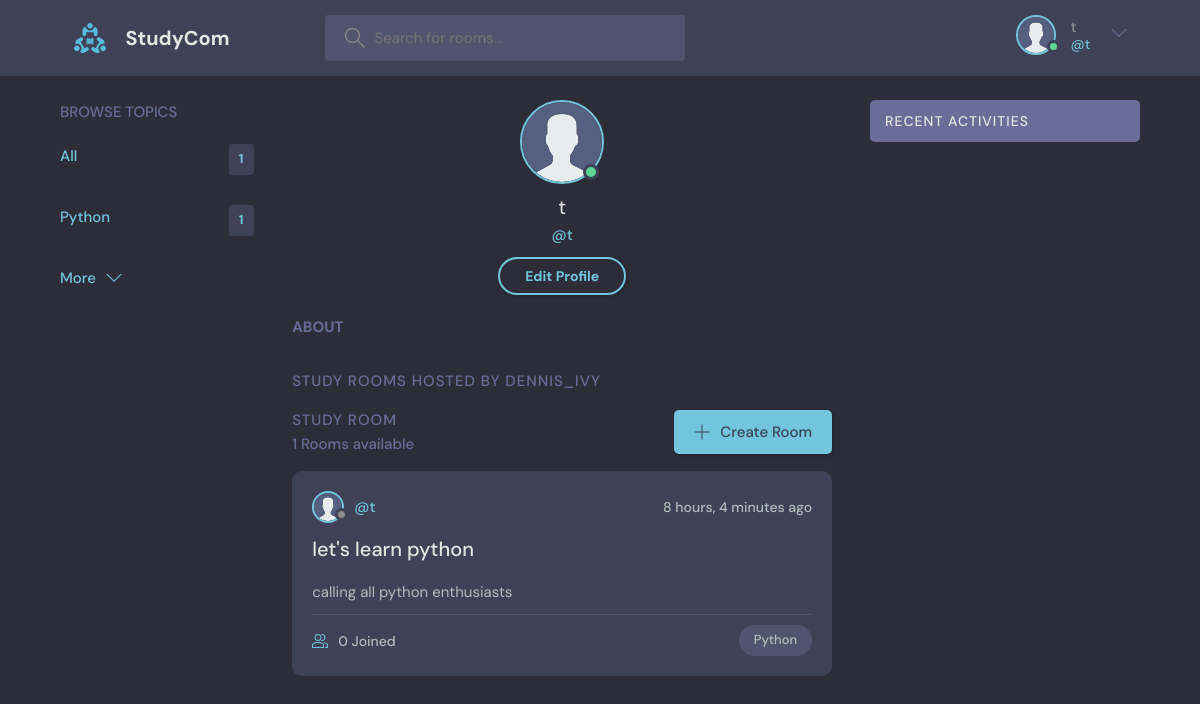
The app's page /user-profile/1 (signed in) with its own data.
### studycom/models.py (models this page shows, shortened)
class User(AbstractUser):
    name = models.CharField(max_length=200, null=True)
    email = models.EmailField(unique=True)
    bio = models.TextField(null=True)
    avatar = models.ImageField(null=True, default='avatar.svg')
    USERNAME_FIELD = 'email'
    USERNAME_FIELD = "username"
    REQUIRED_FIELDS = ["email"]

class Topic(models.Model):
    name = models.CharField(max_length=200)
    def __str__(self):
        return self.name

class Room(models.Model):
    host=models.ForeignKey(User, on_delete=models.SET_NULL, null=True)
    topic = models.ForeignKey(Topic, on_delete=models.SET_NULL, null=True)
    name = models.CharField(max_length=200)
    description = models.TextField(null=True, blank=True)
    participants = models.ManyToManyField(
        User, related_name='participants', blank=True
    )
    updated = models.DateTimeField(auto_now=True)
    created = models.DateField(auto_now_add=True)
    class Meta:
        ordering = ['-updated', '-created']

### studycom/views.py (the view)
# urls.py: path('user-profile/<int:pk>', views.user_profile, name='user-profile'),
def user_profile(request, pk):
    user = User.objects.get(id=pk)
    rooms = user.room_set.all()
    user_messages = user.message_set.all()
    topics = Topic.objects.all()
    context = {'user': user, 'rooms': rooms, 'activity_messages': user_messages, 'topics': topics}
    return render(request, 'studycom/profile.html', context)

### studycom/templates/studycom/profile.html (shortened to what this page needs)
{% extends 'main.html' %}
{% block content %}
  <main class="profile-page layout layout--3">
    <div class="container">
        {% include 'studycom/topics.html' %}
    <div class="roomList">
        <div class="profile">
        <div class="profile__avatar">
            <div class="avatar avatar--large active">
            <img src="{{ request.user.avatar.url }}" />
            </div>
        </div>
        <div class="profile__info">
            <h3>{{ user.username }}</h3>
            <p>@{{ user.username }}</p>
            {% if request.user == user %}
            <a href="{% url 'update-user' %}" class="btn btn--main btn--pill">Edit Profile</a>
            {% endif %}
        </div>
        <div class="profile__about">
            <h3>About</h3>
        </div>
        </div>
        <div class="roomList__header">
        <div>
            <h2>Study Rooms Hosted by dennis_ivy</a>
            </h2>
        </div>
        </div>
        {% include 'studycom/feed.html' %}
    </div>
        {% include 'studycom/activity.html' %}
    </div>
  </main>
{% endblock %}

### templates/navbar.html (shortened to what this page needs)
{% load static %}
<header class="header header--loggedIn">
    <div class="container">
      <a href="{% url 'home' %}" class="header__logo">
        <img src="{% static 'images/logo.svg' %}" />
        <h1>StudyCom</h1>
      </a>
      <form class="header__search" method="GET" action="{% url 'home' %}">
        <label>
          <input type="text" name="q" placeholder="Search for rooms..." />
        </label>
      </form>
      <nav class="header__menu">
        {% if request.user.is_authenticated %}
        <div class="header__user">
          <a href="{% url 'user-profile' request.user.id %}">
            <div class="avatar avatar--medium active">
              <img src="{{ request.user.avatar.url }}" />
            </div>
            <p>{{request.user}}<span>@{{request.user.username}}</span></p>
          </a>
          <button class="dropdown-button">
            <svg version="1.1" xmlns="http://www.w3.org/2000/svg" width="32" height="32" viewBox="0 0 32 32">
              <title>chevron-down</title>
              <path d="M16 21l-13-13h-3l16 16 16-16h-3l-13 13z"></path>
            </svg>
          </button>
        </div>
        {% else %}
        <a href="{% url 'login' %}">
          <img src="{% static 'images/avatar.svg' %}" />
          <p>Login</p>
        </a>
        {% endif %}
      </nav>
    </div>
  </header>

### studycom/templates/studycom/topics.html
<div class="topics">
    <div class="topics__header">
    <h2>Browse Topics</h2>
    </div>
    <ul class="topics__list">
    <li>
        <a href="/" class="active">All <span>{{ topics.count }}</span></a>
    </li>
   {% for topic in topics %}
   <li>
        <a href="{% url 'home' %}?q={{ topic }}" class="active">{{ topic }} <span>{{topic.room_set.all.count}}</span></a>
    </li>
    {% endfor %}
    </ul>
    <a class="btn btn--link" href="{% url 'topics' %}">
    More
    <svg version="1.1" xmlns="http://www.w3.org/2000/svg" width="32" height="32" viewBox="0 0 32 32">
        <title>chevron-down</title>
        <path d="M16 21l-13-13h-3l16 16 16-16h-3l-13 13z"></path>
    </svg>
    </a>
</div>

### studycom/templates/studycom/feed.html (shortened to what this page needs)
<div class="roomList">
    <div class="roomList__header">
    <div>
        <h2>Study Room</h2>
        <p>{{ rooms.count }} Rooms available</p>
    </div>
    <a class="btn btn--main" href="{% url 'create-room' %}">
        <svg version="1.1" xmlns="http://www.w3.org/2000/svg" width="32" height="32" viewBox="0 0 32 32">
        <title>add</title>
        <path
            d="M16.943 0.943h-1.885v14.115h-14.115v1.885h14.115v14.115h1.885v-14.115h14.115v-1.885h-14.115v-14.115z"
        ></path>
        </svg>
        Create Room
    </a>
    </div>
    {% for room in rooms %}
    <div class="roomListRoom">
    <div class="roomListRoom__header">
        <a href="{% url 'user-profile' room.host.id %}" class="roomListRoom__author">
        <div class="avatar avatar--small">
            <img src="{{ room.host.avatar.url }}" />
        </div>
        <span>@{{ room.host.username }}</span>
        </a>
        <div class="roomListRoom__actions">
        <span>{{ room.created|timesince }} ago</span>
        </div>
    </div>
    <div class="roomListRoom__content">
        <a href="{% url 'room' room.id %}">{{ room.name }}</a>
        <p>
        {{ room.description }}
        </p>
    </div>
    <div class="roomListRoom__meta">
        <a href="{% url 'room' room.id %}" class="roomListRoom__joined">
        {{room.participants.all.count}} Joined
        </a>
        <p class="roomListRoom__topic">{{ room.topic }}</p>
    </div>
    </div>
    {% endfor %}
</div>

### records on screen
User: user.avatar (placeholder picture), user "t", user.username "t", username "t", count "1"
Topic: name "Python", room_set.all.count "1"
Room: host.avatar (placeholder picture), host.username "t", created "8 hours, 4 minutes", name "let's learn python", description "calling all python enthusiasts", participants.all.count "0", topic "Python"

### other values on screen
{{ topics.count }} "1"
